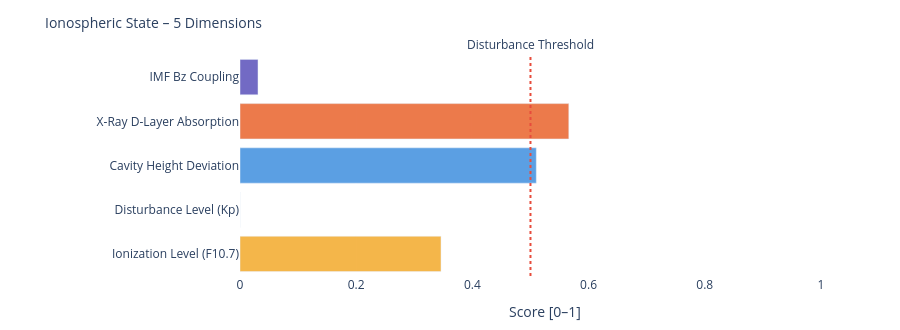

The cell this chart's notebook holds for it:
### Markdown cell above
---
### 📐 Systemic Insight: Geometric Cavity vs. Real Schumann Resonance

**Relevant for:** Layer 6 = delta analysis &nbsp;|&nbsp; Layer 7 = feature vector / system interpretation

A cavity height change from 80 km to 70 km shifts the **idealized geometric frequencies** only minimally:

| Modus | Aktuell | Referenz | Δ |
|-------|---------|----------|---|
| SR-1 | 10.4762 Hz | 10.4599 Hz | +16 mHz |
| SR-2 | 18.1452 Hz | 18.1171 Hz | +28 mHz |
| SR-3 | 25.6612 Hz | 25.6215 Hz | +40 mHz |
| SR-4 | 33.1285 Hz | 33.0772 Hz | +51 mHz |

The geometric effect is limited because 10 km is very small compared to Earth's radius (~6371 km).

**Consequence:** Real Schumann deviations are likely driven more strongly by **conductivity, damping, day/night structure, lightning distribution and source geometry** than by pure cavity height.

---

**Layer 6 compares:**
```
geometric Δ from Layer 4  vs.  observed Δ from real Schumann measurement data
```

**Layer 7 Feature:**
```
If real Δ >> geometric Δ  →  non-geometric factors dominant
```

### Code cell
# ============================================================
# IONOSPHERIC STATE – Summary gauge
# Five dimensions: ionization, disturbance, cavity height, X-Ray, Bz coupling
# ============================================================

def norm(v, lo, hi):
    if v is None: return None
    return round(max(0.0, min(1.0, (v - lo) / (hi - lo))), 3)

# Ionization level (F10.7 → F2-Layer)
ioniz = norm(f107_val, 60, 250)

# Disturbance level (Kp → E/F-Layer irregularities)
disturb = norm(kp_val, 0, 9)

# Cavity height deviation from reference (80 km)
h_dev = norm(abs(h_eff - 80), 0, 20)

# X-Ray ionization (D-Layer absorption)
xray_ioniz = None
if xray_now is not None:
    xray_ioniz = norm(math.log10(max(xray_now, 1e-9)) + 9, 0, 5)

# Bz coupling (southward Bz → stronger magnetosphere-ionosphere coupling)
bz_coupling = norm(-(bz_now or 0), -5, 30) if bz_now is not None else None

dims = [
    ('Ionization Level (F10.7)',    ioniz,      '#F2A623'),
    ('Disturbance Level (Kp)',      disturb,    '#7F77DD'),
    ('Cavity Height Deviation',     h_dev,      '#378ADD'),
    ('X-Ray D-Layer Absorption',    xray_ioniz, '#E85D24'),
    ('IMF Bz Coupling',             bz_coupling,'#534AB7'),
]

fig = go.Figure()
for name, val, col in dims:
    if val is not None:
        h = int(val * 20)
        bar = '█' * h + '░' * (20 - h)
        label = f'{name}:  {bar}  {val:.3f}'
    else:
        label = f'{name}:  {"─" * 20}  n/a'
    fig.add_trace(go.Bar(
        x=[val if val is not None else 0],
        y=[name],
        orientation='h',
        marker_color=col, opacity=0.82,
        showlegend=False
    ))

fig.add_vline(x=0.5, line_dash='dot', line_color='#e74c3c',
              annotation_text='Disturbance Threshold', annotation_position='top')
fig.update_layout(
    title=dict(text='Ionospheric State – 5 Dimensions', font=dict(size=14)),
    xaxis=dict(title='Score [0–1]', range=[0, 1.05]),
    height=330, plot_bgcolor='rgba(0,0,0,0)', paper_bgcolor='rgba(0,0,0,0)',
    margin=dict(l=240, r=50, t=55, b=40)
)
fig.show()

print(f'\nIonospheric state:')
for name, val, _ in dims:
    print(f'  {name:<35} {val:.3f}' if val is not None else f'  {name:<35} n/a')

### Figure 1 — Plotly figure (JSON) as saved in the notebook; plotly's stock layout.template omitted (floating-point values rounded to 4 significant figures)
{"data": [{"marker": {"color": "#F2A623"}, "opacity": 0.82, "orientation": "h", "showlegend": false, "type": "bar", "x": [0.346], "y": ["Ionization Level (F10.7)"]}, {"marker": {"color": "#7F77DD"}, "opacity": 0.82, "orientation": "h", "showlegend": false, "type": "bar", "x": [0.0], "y": ["Disturbance Level (Kp)"]}, {"marker": {"color": "#378ADD"}, "opacity": 0.82, "orientation": "h", "showlegend": false, "type": "bar", "x": [0.51], "y": ["Cavity Height Deviation"]}, {"marker": {"color": "#E85D24"}, "opacity": 0.82, "orientation": "h", "showlegend": false, "type": "bar", "x": [0.566], "y": ["X-Ray D-Layer Absorption"]}, {"marker": {"color": "#534AB7"}, "opacity": 0.82, "orientation": "h", "showlegend": false, "type": "bar", "x": [0.031], "y": ["IMF Bz Coupling"]}], "layout": {"annotations": [{"showarrow": false, "text": "Disturbance Threshold", "x": 0.5, "xanchor": "center", "xref": "x", "y": 1, "yanchor": "bottom", "yref": "y domain"}], "height": 330, "margin": {"b": 40, "l": 240, "r": 50, "t": 55}, "paper_bgcolor": "rgba(0,0,0,0)", "plot_bgcolor": "rgba(0,0,0,0)", "shapes": [{"line": {"color": "#e74c3c", "dash": "dot"}, "type": "line", "x0": 0.5, "x1": 0.5, "xref": "x", "y0": 0, "y1": 1, "yref": "y domain"}], "title": {"font": {"size": 14}, "text": "Ionospheric State – 5 Dimensions"}, "xaxis": {"range": [0, 1.05], "title": {"text": "Score [0–1]"}}}}
